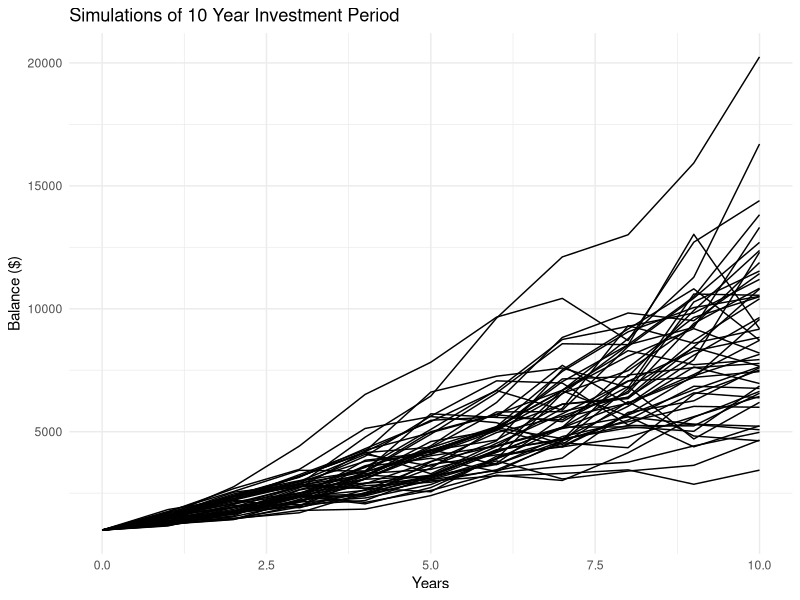

This figure's R source:
## ---- chunk 1
knitr::opts_chunk$set(echo = TRUE, error = TRUE)
library(tidyr)
library(ggplot2)
## ---- chunk 2
#' @title future value function
#' @description calculate the future value of money with compound interest
#' @param p principal of how much you start
#' @param r annutal interest rate 
#' @param n number of years
#' @param k number of compounding periods per year
#' @return future value (amount accumulated)

future_value <- function(p=1, r=0.01, n=1, k=1) {
  
   return (p*(1+r/k)^(n*k))
}


## ---- chunk 3
future_value(1000, 0.025, 3, 1)
## ---- chunk 4
#' @title ordinary annuity function
#' @description calculate the future value of an ordinary annuity 
#' @param pmt periodic contribution made at the end of each period 
#' @param r annutal interest rate 
#' @param n number of years
#' @param k number of compounding periods per year
#' @return future value (amount accumulated)

annuity <- function(pmt=1, r=0.01, n=1, k=1) {
  
  if (r == 0) {
    return (pmt * n * k)
  } else {
    top = (1 + r/k)^(n*k) -1
    bot = r/k
    return (pmt * top / bot)
  }
   
}
## ---- chunk 5
annuity(100, 0.05, 10, 12)

## ---- chunk 6
year = c(0:10)
amount <- rep(1000, 11)
initial_investment = 1000

for (i in 1:10) {
  fv = future_value(initial_investment, 0.0755, i, 1)
  a = annuity(720, 0.0755, i, 1)
  amount[i+1] = fv + a
}

tbl <- data.frame(year, amount)
tbl
## ---- chunk 7
initial_amount = 1000
num_years = 10
num_simulations = 50
annual_return = 0.10
annual_volatility = 0.18
set.seed(12345)

# initialize matrix to store outputs 
balances = matrix(0, nrow = num_years+1, ncol = num_simulations)

for (sim in 1:num_simulations) {
  aux_balance = rep(initial_amount, num_years+1)
  return_rates = rnorm(num_years, mean = annual_return, sd = annual_volatility)
  for (year in 1:num_years) {
    aux_balance[year + 1] = aux_balance[year] * (1 + return_rates[year]) + 360
  }
  balances[ ,sim] = aux_balance
}

rownames(balances) = 0:num_years
colnames(balances) = paste0("sim", 1:num_simulations)

balances = as.data.frame(balances)
balances[,1:3]
## ---- chunk 8
balances$year = 0:(nrow(balances)-1)

data_reshape = pivot_longer(
  balances , 
  cols = starts_with("sim"),
  names_to = "simulation", 
  values_to = "amount")

ggplot(data = data_reshape, aes(x = year, y = amount, group = simulation)) + 
  geom_line() +
  theme_minimal() + ggtitle("Simulations of 10 Year Investment Period") +
  xlab("Years") + ylab("Balance ($)")
## ---- chunk 9
stocks = c(0, 0.05, 0.1, 0.15, 0.2, 0.25, 0.3, 0.35, 0.4, 0.45, 0.5, 0.55, 0.6, 0.65, 0.7, 0.75, 0.8, 0.85, 0.9, 0.95, 1.0)

avg = c(0.0509, 0.054, 0.057, 0.06, 0.0629, 0.0657, 0.0684, 0.0711, 0.0737, 0.0762, 0.0787, 0.0811, 0.0834, 0.0856, 0.0878, 0.0899, 0.0919, 0.0938, 0.0957, 0.0974, 0.0991)

stdv = c(0.0403, 0.0399, 0.0411, 0.0437, 0.0474, 0.0521, 0.0574, 0.0632, 0.0694, 0.0759, 0.0825, 0.0894, 0.0963, 0.1035, 0.1107, 0.1180, 0.1254, 0.1328, 0.1403, 0.1479, 0.1555)

data = data.frame(stocks, avg, stdv)

data[data['stocks'] == 0.40][2]

## ---- chunk 10

  
balance = matrix(0, nrow = 10 + 1, ncol = 12)
balance[1, ] = 1000
set.seed(4)
    
for (sim in 1:12) {
  return_rates = rnorm(10, mean = data[data['stocks'] == 0.4][2], sd = data[data['stocks'] == 0.4][3])
    for (year in 1:10) {
      
      balance[year+1,sim] = (balance[year,sim] * (1 + return_rates[year])) + 360 
      }
    }
    
colnames(balance) = paste0("sim", 1:12)

balance
## ---- chunk 11
percent = 65/100
which(stocks == 0.45)
stocks[13]
0.45/0.05
